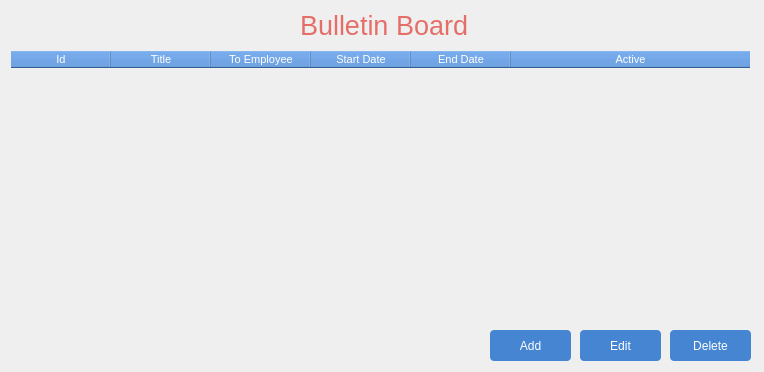
<?xml version="1.0" encoding="UTF-8"?>
<ui version="4.0">
 <class>ManageBulletinClass</class>
 <widget class="QWidget" name="ManageBulletinClass">
  <property name="geometry">
   <rect>
    <x>0</x>
    <y>0</y>
    <width>764</width>
    <height>372</height>
   </rect>
  </property>
  <property name="windowTitle">
   <string>ManageBulletin</string>
  </property>
  <widget class="QLabel" name="departmentsLabel">
   <property name="geometry">
    <rect>
     <x>300</x>
     <y>10</y>
     <width>191</width>
     <height>31</height>
    </rect>
   </property>
   <property name="font">
    <font>
     <pointsize>20</pointsize>
    </font>
   </property>
   <property name="styleSheet">
    <string notr="true">QLabel {
	color: #e56f68;
}</string>
   </property>
   <property name="text">
    <string>Bulletin Board</string>
   </property>
  </widget>
  <widget class="QPushButton" name="add">
   <property name="geometry">
    <rect>
     <x>490</x>
     <y>330</y>
     <width>81</width>
     <height>31</height>
    </rect>
   </property>
   <property name="styleSheet">
    <string notr="true">QPushButton {
	text-align: center;
	color: #fff;
	background-color: rgba(70, 133, 210, 1);
	border-radius: 4px;
}

QPushButton:hover {
	background-color: rgba(70, 133, 210, 0.7);
}</string>
   </property>
   <property name="text">
    <string>Add</string>
   </property>
   <property name="icon">
    <iconset>
     <normaloff>../icon/add.png</normaloff>../icon/add.png</iconset>
   </property>
   <property name="iconSize">
    <size>
     <width>14</width>
     <height>14</height>
    </size>
   </property>
  </widget>
  <widget class="QPushButton" name="edit">
   <property name="geometry">
    <rect>
     <x>580</x>
     <y>330</y>
     <width>81</width>
     <height>31</height>
    </rect>
   </property>
   <property name="styleSheet">
    <string notr="true">QPushButton {
	text-align: center;
	color: #fff;
	background-color: rgba(70, 133, 210, 1);
	border-radius: 4px;
}

QPushButton:hover {
	background-color: rgba(70, 133, 210, 0.7);
}</string>
   </property>
   <property name="text">
    <string>Edit</string>
   </property>
   <property name="icon">
    <iconset>
     <normaloff>../icon/edit.png</normaloff>../icon/edit.png</iconset>
   </property>
   <property name="iconSize">
    <size>
     <width>14</width>
     <height>14</height>
    </size>
   </property>
  </widget>
  <widget class="QPushButton" name="delete_2">
   <property name="geometry">
    <rect>
     <x>670</x>
     <y>330</y>
     <width>81</width>
     <height>31</height>
    </rect>
   </property>
   <property name="styleSheet">
    <string notr="true">QPushButton {
	text-align: center;
	color: #fff;
	background-color: rgba(70, 133, 210, 1);
	border-radius: 4px;
}

QPushButton:hover {
	background-color: rgba(70, 133, 210, 0.7);
}</string>
   </property>
   <property name="text">
    <string>Delete</string>
   </property>
   <property name="icon">
    <iconset>
     <normaloff>../icon/close.png</normaloff>../icon/close.png</iconset>
   </property>
   <property name="iconSize">
    <size>
     <width>12</width>
     <height>12</height>
    </size>
   </property>
  </widget>
  <widget class="QTableWidget" name="table">
   <property name="geometry">
    <rect>
     <x>10</x>
     <y>50</y>
     <width>741</width>
     <height>271</height>
    </rect>
   </property>
   <property name="font">
    <font>
     <pointsize>8</pointsize>
    </font>
   </property>
   <property name="styleSheet">
    <string notr="true">QTableWidget {
	background: transparent;
}

QHeaderView::section {	
	color: white; 
	background-color: rgba(70, 133, 210, 1);
}

QTableWidget::item:selected {
    background-color: #0e6c96;
	color: #fff;
}</string>
   </property>
   <attribute name="horizontalHeaderCascadingSectionResizes">
    <bool>false</bool>
   </attribute>
   <attribute name="horizontalHeaderHighlightSections">
    <bool>false</bool>
   </attribute>
   <attribute name="horizontalHeaderShowSortIndicator" stdset="0">
    <bool>false</bool>
   </attribute>
   <attribute name="horizontalHeaderStretchLastSection">
    <bool>true</bool>
   </attribute>
   <column>
    <property name="text">
     <string>Id</string>
    </property>
   </column>
   <column>
    <property name="text">
     <string>Title</string>
    </property>
   </column>
   <column>
    <property name="text">
     <string>To Employee</string>
    </property>
   </column>
   <column>
    <property name="text">
     <string>Start Date</string>
    </property>
   </column>
   <column>
    <property name="text">
     <string>End Date</string>
    </property>
   </column>
   <column>
    <property name="text">
     <string>Active</string>
    </property>
   </column>
  </widget>
 </widget>
 <layoutdefault spacing="6" margin="11"/>
 <resources/>
 <connections/>
</ui>
